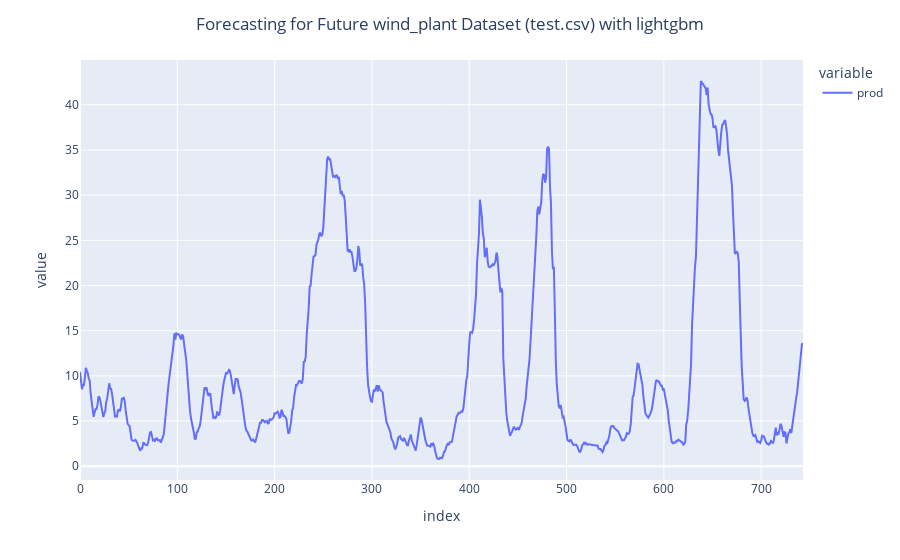

Here is the notebook cell this chart was saved with:
### Code cell
gradboost_tuning_main(dt_name, target, model_type, n_lags, None, None, None, False)

### Figure 1 — Plotly figure (JSON) as saved in the notebook; plotly's stock layout.template omitted (floating-point values rounded to 4 significant figures; data arrays with more than 128 entries replaced by an {"elided": "..."} marker saying what was removed)
{"data": [{"hovertemplate": "variable=prod<br>index=%{x}<br>value=%{y}<extra></extra>", "legendgroup": "prod", "line": {"color": "#636efa", "dash": "solid"}, "marker": {"symbol": "circle"}, "mode": "lines", "name": "prod", "orientation": "v", "showlegend": true, "type": "scatter", "x": {"elided": "744 int values"}, "xaxis": "x", "y": {"elided": "744 float values"}, "yaxis": "y"}], "layout": {"legend": {"title": {"text": "variable"}, "tracegroupgap": 0}, "margin": {"t": 60}, "title": {"text": "Forecasting for Future wind_plant Dataset (test.csv) with lightgbm", "x": 0.5}, "xaxis": {"anchor": "y", "domain": [0, 1], "title": {"text": "index"}}, "yaxis": {"anchor": "x", "domain": [0, 1], "title": {"text": "value"}}}}
